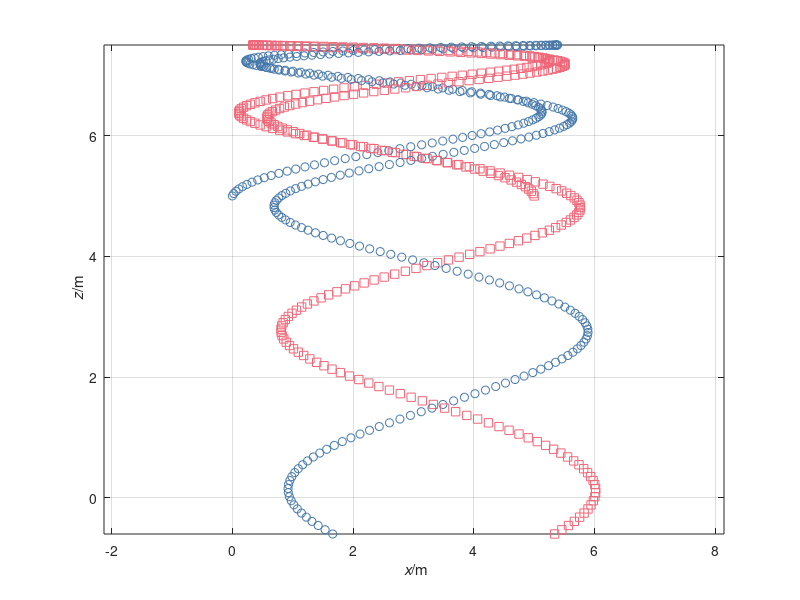

Write MATLAB code to recreate this figure.
%%% Numerical simulation of object motion with gravity
%% Coordinates (t, x, z)

%% Constants
m = 0.06;   % kg: tennis ball's mass-energy
m2 = 0.06;  % kg: 2nd tennis ball's mass-energy
g = 9.8;    % N/kg: gravitational acceleration
k = 5;      % N/m: elastic constant

%% Initial conditions
t = 0;         % s: initial time
r = [0, 5];    % m: initial position
v = [3, 7];    % m/s: initial velocity
P = m * v;     % N s: initial momentum
r2 = [5, 5];   % m: initial position 2nd ball
v2 = [-2, 7];  % m/s: initial velocity 2nd ball
P2 = m2 * v2;  % N s: initial momentum 2nd ball

%% Boundary conditions
G = -m * g * [0, 1];    % N: momentum supply
G2 = -m2 * g * [0, 1];  % N: momentum supply 2nd ball

%% Time-iteration parameters
t1 = 2;       % s: final time
dt = 0.0001;  % s: time step

%% Plotting
dtplot = t1/360;  % time interval between plots
tplot = dtplot;   % time for next plot
clf
plot(r(1), r(2), 'o', 'color', '#4477AA')
hold on; plot(r2(1), r2(2), 's', 'color', '#EE6677')
xlabel('{\it x}/m'); ylabel('{\it z}/m')
axis('tight'); axis('equal'); grid on; hold on

%% Numerical time integration
while t < t1

  %% constitutive relations
  v = P / m;
  v2 = P2 / m2;
  F = - k * (r - r2);  % Hooke's law
  F2 = -F;             % symmetry of flux

  %% step forward in time with balance laws
  t = t + dt;
  P = P + (F + G) * dt;
  r = r + v * dt;
  P2 = P2 + (F2 + G2) * dt;
  r2 = r2 + v2 * dt;

  %% plot
  if t > tplot
    plot(r(1), r(2), 'o', 'color', '#4477AA')
    hold on; plot(r2(1), r2(2), 's', 'color', '#EE6677')
    xlabel('{\it x}/m'); ylabel('{\it z}/m')
    axis('tight'); axis('equal'); grid on; hold on
    pause(0)
    tplot = tplot + dtplot;
  end
end
